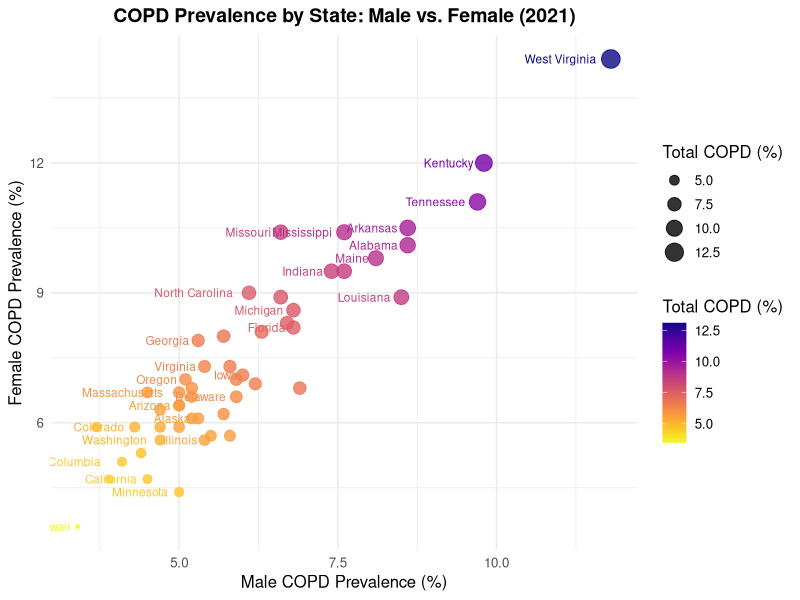

Write R code to recreate this figure.
## ---- chunk 1

# Install (only needed once per project)
# install.packages(c("tidyverse", "viridis"))

# Load libraries
library(tidyverse)
library(viridis)

# Read in the data
copd <- read_csv("state_gender_data.csv")

# Remove the national total
copd <- copd %>% filter(State != "United States")

# Create scatterplot: Female vs. Male COPD prevalence
ggplot(copd, aes(x = Male_Percent, y = Female_Percent, 
                 size = Total_Percent, color = Total_Percent, label = State)) +
  geom_point(alpha = 0.8) +
  geom_text(aes(label = State), hjust = 1.2, vjust = 0.5, size = 3, check_overlap = TRUE) +
  scale_color_viridis(name = "Total COPD (%)", option = "C", direction = -1) +
  scale_size_continuous(name = "Total COPD (%)") +
  labs(
    title = "COPD Prevalence by State: Male vs. Female (2021)",
    x = "Male COPD Prevalence (%)",
    y = "Female COPD Prevalence (%)"
  ) +
  theme_minimal(base_size = 12) +
  theme(
    plot.title = element_text(size = 14, face = "bold", hjust = 0.5),
    legend.position = "right"
  )

